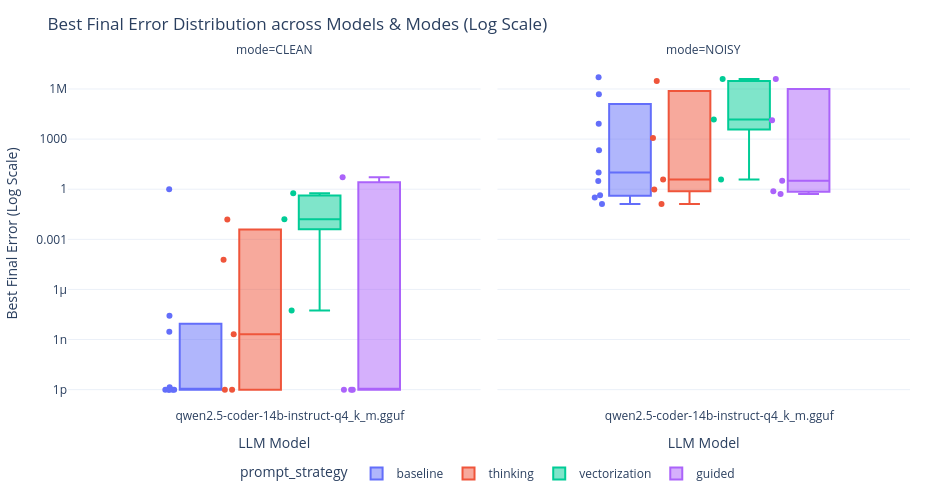

Write notebook code for a chart like this one.
### Markdown cell above
## 3. Overall Final Error Distribution across LLMs (Log Scale)

### 📌 What this plot shows:
- A box plot showing the full statistical distribution (minimum, quartiles, median, and outliers) of best final errors on a **logarithmic scale** ($10^{-1}, 10^{-2}, 10^{-3}, \dots$).

### 💡 How to read it:
- **Boxes positioned lower on the vertical axis are better!**
- A narrow box at the bottom means the LLM consistently produces high-quality algorithms.
- High outlier points near $10^2$ represent runs where the LLM generated an ineffective algorithm that failed to optimize the target function.

### Code cell
df_exp_plot = df_exp.copy()
df_exp_plot['error_log_safe'] = df_exp_plot['best_final_error'].apply(lambda x: max(x, 1e-12) if pd.notna(x) else np.nan)

fig_box = px.box(
    df_exp_plot,
    x='llm_name',
    y='error_log_safe',
    color='prompt_strategy',
    points='all',
    facet_col='mode',
    title='Best Final Error Distribution across Models & Modes (Log Scale)',
    labels={'llm_name': 'LLM Model', 'error_log_safe': 'Best Final Error (Log Scale)'}
)
fig_box.update_yaxes(type="log")
apply_clean_layout(fig_box, height=500, width=950)
fig_box.show()

### Figure 1 — Plotly figure (JSON) as saved in the notebook; plotly's stock layout.template omitted (floating-point values rounded to 4 significant figures)
{"data": [{"alignmentgroup": "True", "boxpoints": "all", "hovertemplate": "prompt_strategy=baseline<br>mode=CLEAN<br>LLM Model=%{x}<br>Best Final Error (Log Scale)=%{y}<extra></extra>", "legendgroup": "baseline", "marker": {"color": "#636efa"}, "name": "baseline", "notched": false, "offsetgroup": "baseline", "orientation": "v", "showlegend": true, "type": "box", "x": ["qwen2.5-coder-14b-instruct-q4_k_m.gguf", "qwen2.5-coder-14b-instruct-q4_k_m.gguf", "qwen2.5-coder-14b-instruct-q4_k_m.gguf", "qwen2.5-coder-14b-instruct-q4_k_m.gguf", "qwen2.5-coder-14b-instruct-q4_k_m.gguf", "qwen2.5-coder-14b-instruct-q4_k_m.gguf", "qwen2.5-coder-14b-instruct-q4_k_m.gguf", "qwen2.5-coder-14b-instruct-q4_k_m.gguf", "qwen2.5-coder-14b-instruct-q4_k_m.gguf", "qwen2.5-coder-14b-instruct-q4_k_m.gguf"], "x0": " ", "xaxis": "x", "y": [1e-12, 1.393e-12, 2.668e-08, 0.9952, 2.934e-09, 1e-12, 1e-12, 1e-12, 1e-12, NaN], "y0": " ", "yaxis": "y"}, {"alignmentgroup": "True", "boxpoints": "all", "hovertemplate": "prompt_strategy=baseline<br>mode=NOISY<br>LLM Model=%{x}<br>Best Final Error (Log Scale)=%{y}<extra></extra>", "legendgroup": "baseline", "marker": {"color": "#636efa"}, "name": "baseline", "notched": false, "offsetgroup": "baseline", "orientation": "v", "showlegend": false, "type": "box", "x": ["qwen2.5-coder-14b-instruct-q4_k_m.gguf", "qwen2.5-coder-14b-instruct-q4_k_m.gguf", "qwen2.5-coder-14b-instruct-q4_k_m.gguf", "qwen2.5-coder-14b-instruct-q4_k_m.gguf", "qwen2.5-coder-14b-instruct-q4_k_m.gguf", "qwen2.5-coder-14b-instruct-q4_k_m.gguf", "qwen2.5-coder-14b-instruct-q4_k_m.gguf", "qwen2.5-coder-14b-instruct-q4_k_m.gguf", "qwen2.5-coder-14b-instruct-q4_k_m.gguf", "qwen2.5-coder-14b-instruct-q4_k_m.gguf"], "x0": " ", "xaxis": "x2", "y": [0.3213, 213.6, 484100.0, 3.082, 0.1303, 10.14, 8366.0, 4974000.0, NaN, 0.4316], "y0": " ", "yaxis": "y2"}, {"alignmentgroup": "True", "boxpoints": "all", "hovertemplate": "prompt_strategy=thinking<br>mode=CLEAN<br>LLM Model=%{x}<br>Best Final Error (Log Scale)=%{y}<extra></extra>", "legendgroup": "thinking", "marker": {"color": "#EF553B"}, "name": "thinking", "notched": false, "offsetgroup": "thinking", "orientation": "v", "showlegend": true, "type": "box", "x": ["qwen2.5-coder-14b-instruct-q4_k_m.gguf", "qwen2.5-coder-14b-instruct-q4_k_m.gguf", "qwen2.5-coder-14b-instruct-q4_k_m.gguf", "qwen2.5-coder-14b-instruct-q4_k_m.gguf", "qwen2.5-coder-14b-instruct-q4_k_m.gguf"], "x0": " ", "xaxis": "x", "y": [1e-12, 5.96e-05, 2.045e-09, 0.01544, 1e-12], "y0": " ", "yaxis": "y"}, {"alignmentgroup": "True", "boxpoints": "all", "hovertemplate": "prompt_strategy=thinking<br>mode=NOISY<br>LLM Model=%{x}<br>Best Final Error (Log Scale)=%{y}<extra></extra>", "legendgroup": "thinking", "marker": {"color": "#EF553B"}, "name": "thinking", "notched": false, "offsetgroup": "thinking", "orientation": "v", "showlegend": false, "type": "box", "x": ["qwen2.5-coder-14b-instruct-q4_k_m.gguf", "qwen2.5-coder-14b-instruct-q4_k_m.gguf", "qwen2.5-coder-14b-instruct-q4_k_m.gguf", "qwen2.5-coder-14b-instruct-q4_k_m.gguf", "qwen2.5-coder-14b-instruct-q4_k_m.gguf"], "x0": " ", "xaxis": "x2", "y": [0.132, 1168.0, 3050000.0, 3.872, 0.9506], "y0": " ", "yaxis": "y2"}, {"alignmentgroup": "True", "boxpoints": "all", "hovertemplate": "prompt_strategy=vectorization<br>mode=CLEAN<br>LLM Model=%{x}<br>Best Final Error (Log Scale)=%{y}<extra></extra>", "legendgroup": "vectorization", "marker": {"color": "#00cc96"}, "name": "vectorization", "notched": false, "offsetgroup": "vectorization", "orientation": "v", "showlegend": true, "type": "box", "x": ["qwen2.5-coder-14b-instruct-q4_k_m.gguf", "qwen2.5-coder-14b-instruct-q4_k_m.gguf", "qwen2.5-coder-14b-instruct-q4_k_m.gguf"], "x0": " ", "xaxis": "x", "y": [5.516e-08, 0.01611, 0.5644], "y0": " ", "yaxis": "y"}, {"alignmentgroup": "True", "boxpoints": "all", "hovertemplate": "prompt_strategy=vectorization<br>mode=NOISY<br>LLM Model=%{x}<br>Best Final Error (Log Scale)=%{y}<extra></extra>", "legendgroup": "vectorization", "marker": {"color": "#00cc96"}, "name": "vectorization", "notched": false, "offsetgroup": "vectorization", "orientation": "v", "showlegend": false, "type": "box", "x": ["qwen2.5-coder-14b-instruct-q4_k_m.gguf", "qwen2.5-coder-14b-instruct-q4_k_m.gguf", "qwen2.5-coder-14b-instruct-q4_k_m.gguf"], "x0": " ", "xaxis": "x2", "y": [3.801, 14840.0, 3982000.0], "y0": " ", "yaxis": "y2"}, {"alignmentgroup": "True", "boxpoints": "all", "hovertemplate": "prompt_strategy=guided<br>mode=CLEAN<br>LLM Model=%{x}<br>Best Final Error (Log Scale)=%{y}<extra></extra>", "legendgroup": "guided", "marker": {"color": "#ab63fa"}, "name": "guided", "notched": false, "offsetgroup": "guided", "orientation": "v", "showlegend": true, "type": "box", "x": ["qwen2.5-coder-14b-instruct-q4_k_m.gguf", "qwen2.5-coder-14b-instruct-q4_k_m.gguf", "qwen2.5-coder-14b-instruct-q4_k_m.gguf", "qwen2.5-coder-14b-instruct-q4_k_m.gguf", "qwen2.5-coder-14b-instruct-q4_k_m.gguf"], "x0": " ", "xaxis": "x", "y": [1e-12, NaN, 1e-12, 5.183, 1e-12], "y0": " ", "yaxis": "y"}, {"alignmentgroup": "True", "boxpoints": "all", "hovertemplate": "prompt_strategy=guided<br>mode=NOISY<br>LLM Model=%{x}<br>Best Final Error (Log Scale)=%{y}<extra></extra>", "legendgroup": "guided", "marker": {"color": "#ab63fa"}, "name": "guided", "notched": false, "offsetgroup": "guided", "orientation": "v", "showlegend": false, "type": "box", "x": ["qwen2.5-coder-14b-instruct-q4_k_m.gguf", "qwen2.5-coder-14b-instruct-q4_k_m.gguf", "qwen2.5-coder-14b-instruct-q4_k_m.gguf", "qwen2.5-coder-14b-instruct-q4_k_m.gguf", "qwen2.5-coder-14b-instruct-q4_k_m.gguf"], "x0": " ", "xaxis": "x2", "y": [0.7616, 13630.0, 3980000.0, 3.231, 0.5135], "y0": " ", "yaxis": "y2"}], "layout": {"annotations": [{"font": {}, "showarrow": false, "text": "mode=CLEAN", "x": 0.245, "xanchor": "center", "xref": "paper", "y": 1, "yanchor": "bottom", "yref": "paper"}, {"font": {}, "showarrow": false, "text": "mode=NOISY", "x": 0.755, "xanchor": "center", "xref": "paper", "y": 1, "yanchor": "bottom", "yref": "paper"}], "boxmode": "group", "height": 500, "legend": {"orientation": "h", "title": {"text": "prompt_strategy"}, "tracegroupgap": 0, "x": 0.5, "xanchor": "center", "y": -0.15, "yanchor": "top"}, "margin": {"b": 80, "l": 60, "r": 40, "t": 60}, "title": {"text": "Best Final Error Distribution across Models & Modes (Log Scale)"}, "width": 950, "xaxis": {"anchor": "y", "domain": [0, 0.49], "title": {"text": "LLM Model"}}, "xaxis2": {"anchor": "y2", "domain": [0.51, 1], "matches": "x", "title": {"text": "LLM Model"}}, "yaxis": {"anchor": "x", "domain": [0, 1], "title": {"text": "Best Final Error (Log Scale)"}, "type": "log"}, "yaxis2": {"anchor": "x2", "domain": [0, 1], "matches": "y", "showticklabels": false, "type": "log"}}}
